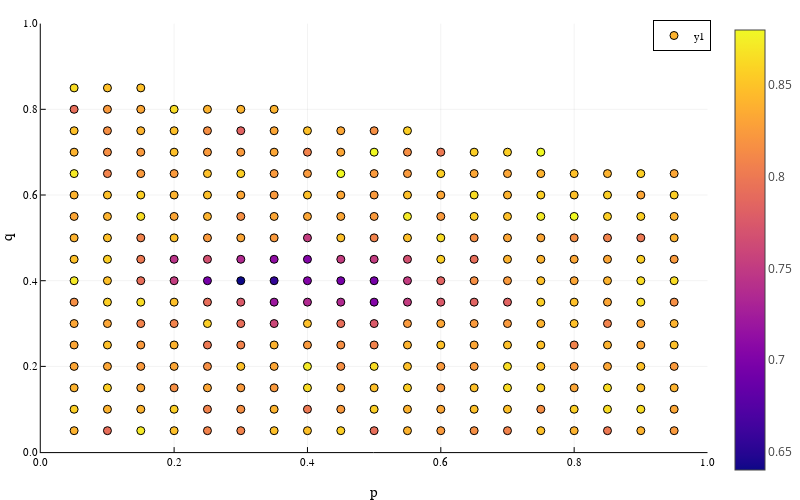

The notebook cell saved with this chart:
### Code cell
scatter(
    results_df.p,
    results_df.q,
    marker_z = results_df.block_match_ratio,
    markercolor = :plasma,
    xaxis = ("p", (0,1)),
    yaxis = ("q", (0,1)),
    size = (800, 500),
)
